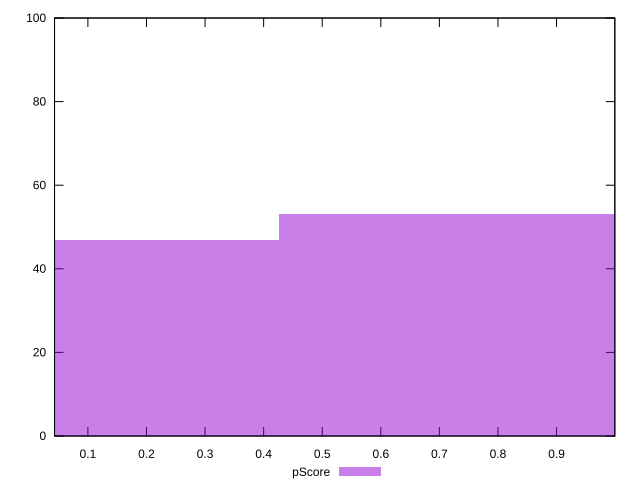

The gnuplot source for this figure:
reset

$pScore <<EOF
0 47
0.852167092114171 53
EOF

set key outside below
set boxwidth 0.852167092114171
set xrange [0.04305861942054917:0.9994713062033262]
set yrange [0:100]
set trange [0:100]
set style fill transparent solid 0.5 noborder
set terminal svg size 640, 490 enhanced background rgb 'white'
set output "reports/report_00028_2021-02-24T12-49-42.674Z/speed-index/samples/agenda/pScore/histogram.svg"

plot $pScore title "pScore" with boxes

reset
